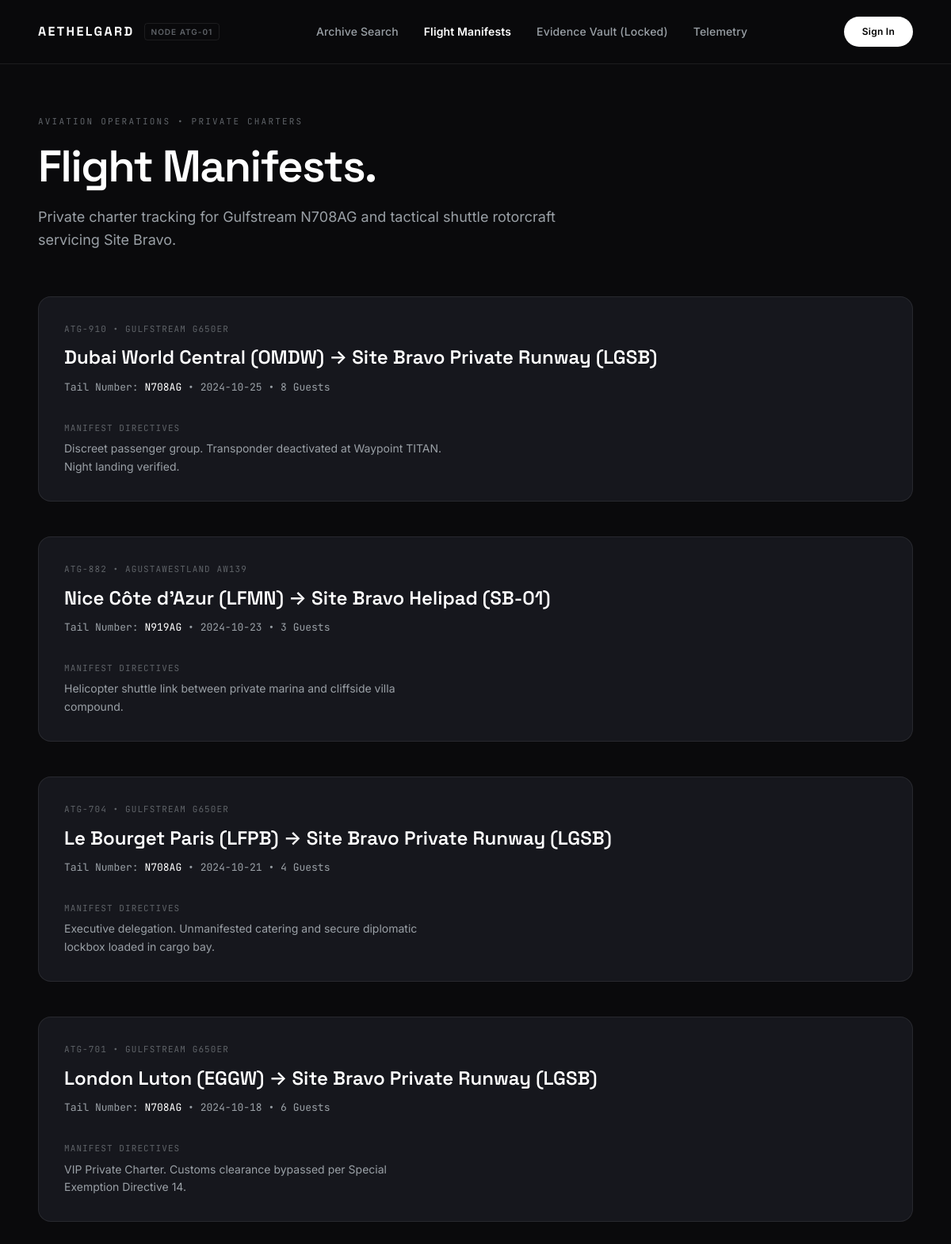
The page /flights on the database its author committed.
### tables this page shows
CREATE TABLE flights (
    id INTEGER PRIMARY KEY AUTOINCREMENT,
    flight_number TEXT UNIQUE NOT NULL,
    tail_number TEXT NOT NULL,
    departure_hub TEXT NOT NULL,
    arrival_hub TEXT NOT NULL,
    flight_date TEXT NOT NULL,
    aircraft_model TEXT NOT NULL,
    passenger_count INTEGER NOT NULL,
    manifest_notes TEXT NOT NULL
);

### app/routes/main.py (the view)
@router.get("/flights", response_class=HTMLResponse)
async def flights_page(request: Request):
    context = get_base_context(request, "FLIGHT MANIFESTS")
    flights = query_all("SELECT * FROM flights ORDER BY flight_date DESC")
    context.update({"flights": flights})
    return templates.TemplateResponse(
        request=request,
        name="flights.html",
        context=context,
    )

### templates/flights.html
{% extends "base.html" %}
{% block content %}
<div class="sq-hero">
  <div class="sq-kicker">Aviation Operations &bull; Private Charters</div>
  <h1 class="sq-hero-title">Flight Manifests.</h1>
  <p class="sq-hero-sub">
    Private charter tracking for Gulfstream N708AG and tactical shuttle rotorcraft servicing Site Bravo.
  </p>
</div>
<div style="display: flex; flex-direction: column; gap: 24px;">
  {% for f in flights %}
  <div class="sq-flight-card">
    <div>
      <div class="sq-tag" style="margin-bottom: 8px;">
        {{ f.flight_number }} &bull; {{ f.aircraft_model }}
      </div>
      <div class="sq-flight-route">
        {{ f.departure_hub }} &rarr; {{ f.arrival_hub }}
      </div>
      <div class="sq-flight-meta">
        Tail Number: <span style="color: #ffffff;">{{ f.tail_number }}</span> &bull; {{ f.flight_date }} &bull; {{ f.passenger_count }} Guests
      </div>
    </div>
    <div class="sq-flight-notes">
      <div class="sq-tag" style="margin-bottom: 6px;">Manifest Directives</div>
      <div>{{ f.manifest_notes }}</div>
    </div>
  </div>
  {% endfor %}
</div>
{% endblock %}

### static/css/style.css (style rules this page uses)
:root { --bg-page: #0a0a0c; --bg-surface: #121216; --bg-card: #16171d; --bg-card-hover: #1c1d25; --bg-input: #111115; --border: rgba(255, 255, 255, 0.08); --border-strong: rgba(255, 255, 255, 0.18); --border-focus: #ffffff; --text-primary: #ffffff; --text-secondary: #9aa0a6; --text-muted: #5f6368; --accent-blue: #70a5ff; --accent-red: #ff6b6b; --accent-green: #51cf66; --font-display: "Space Grotesk", -apple-system, sans-serif; --font-sans: "Inter", -apple-system, BlinkMacSystemFont, sans-serif; --font-mono: "JetBrains Mono", Consolas, monospace; }
* { box-sizing: border-box; margin: 0; padding: 0; }
body { background-color: var(--bg-page); color: var(--text-primary); font-family: var(--font-sans); font-size: 15px; line-height: 1.6; min-height: 100vh; -webkit-font-smoothing: antialiased; }
.sq-hero { margin-bottom: 56px; }
.sq-kicker { font-family: var(--font-mono); font-size: 11px; letter-spacing: 0.2em; text-transform: uppercase; color: var(--text-muted); margin-bottom: 16px; }
.sq-hero-title { font-family: var(--font-display); font-size: 56px; font-weight: 600; letter-spacing: -0.03em; line-height: 1.1; color: #ffffff; margin-bottom: 20px; }
.sq-hero-sub { font-size: 18px; color: var(--text-secondary); max-width: 680px; line-height: 1.6; font-weight: 400; }
.sq-tag { font-family: var(--font-mono); font-size: 11px; letter-spacing: 0.1em; text-transform: uppercase; color: var(--text-muted); }
.sq-flight-card { background: var(--bg-card); border: 1px solid var(--border); border-radius: 16px; padding: 32px; margin-bottom: 20px; display: flex; justify-content: space-between; align-items: flex-start; gap: 32px; flex-wrap: wrap; }
.sq-flight-route { font-family: var(--font-display); font-size: 24px; font-weight: 600; color: #ffffff; margin-bottom: 8px; }
.sq-flight-meta { font-family: var(--font-mono); font-size: 13px; color: var(--text-secondary); }
.sq-flight-notes { max-width: 480px; font-size: 14px; color: var(--text-secondary); line-height: 1.6; }

### rows shown on the page
flights: flight_number "ATG-910", aircraft_model "GULFSTREAM G650ER", departure_hub "Dubai World Central (OMDW)", arrival_hub "Site Bravo Private Runway (LGSB)", tail_number "N708AG", flight_date "2024-10-25", passenger_count "8", manifest_notes "Discreet passenger group. Transponder deactivated at Waypoint TITAN. Night landing verified."
flights: flight_number "ATG-882", aircraft_model "AGUSTAWESTLAND AW139", departure_hub "Nice Côte d'Azur (LFMN)", arrival_hub "Site Bravo Helipad (SB-01)", tail_number "N919AG", flight_date "2024-10-23", passenger_count "3", manifest_notes "Helicopter shuttle link between private marina and cliffside villa compound."
flights: flight_number "ATG-704", aircraft_model "GULFSTREAM G650ER", departure_hub "Le Bourget Paris (LFPB)", arrival_hub "Site Bravo Private Runway (LGSB)", tail_number "N708AG", flight_date "2024-10-21", passenger_count "4", manifest_notes "Executive delegation. Unmanifested catering and secure diplomatic lockbox loaded in cargo bay."
flights: flight_number "ATG-701", aircraft_model "GULFSTREAM G650ER", departure_hub "London Luton (EGGW)", arrival_hub "Site Bravo Private Runway (LGSB)", tail_number "N708AG", flight_date "2024-10-18", passenger_count "6", manifest_notes "VIP Private Charter. Customs clearance bypassed per Special Exemption Directive 14."
